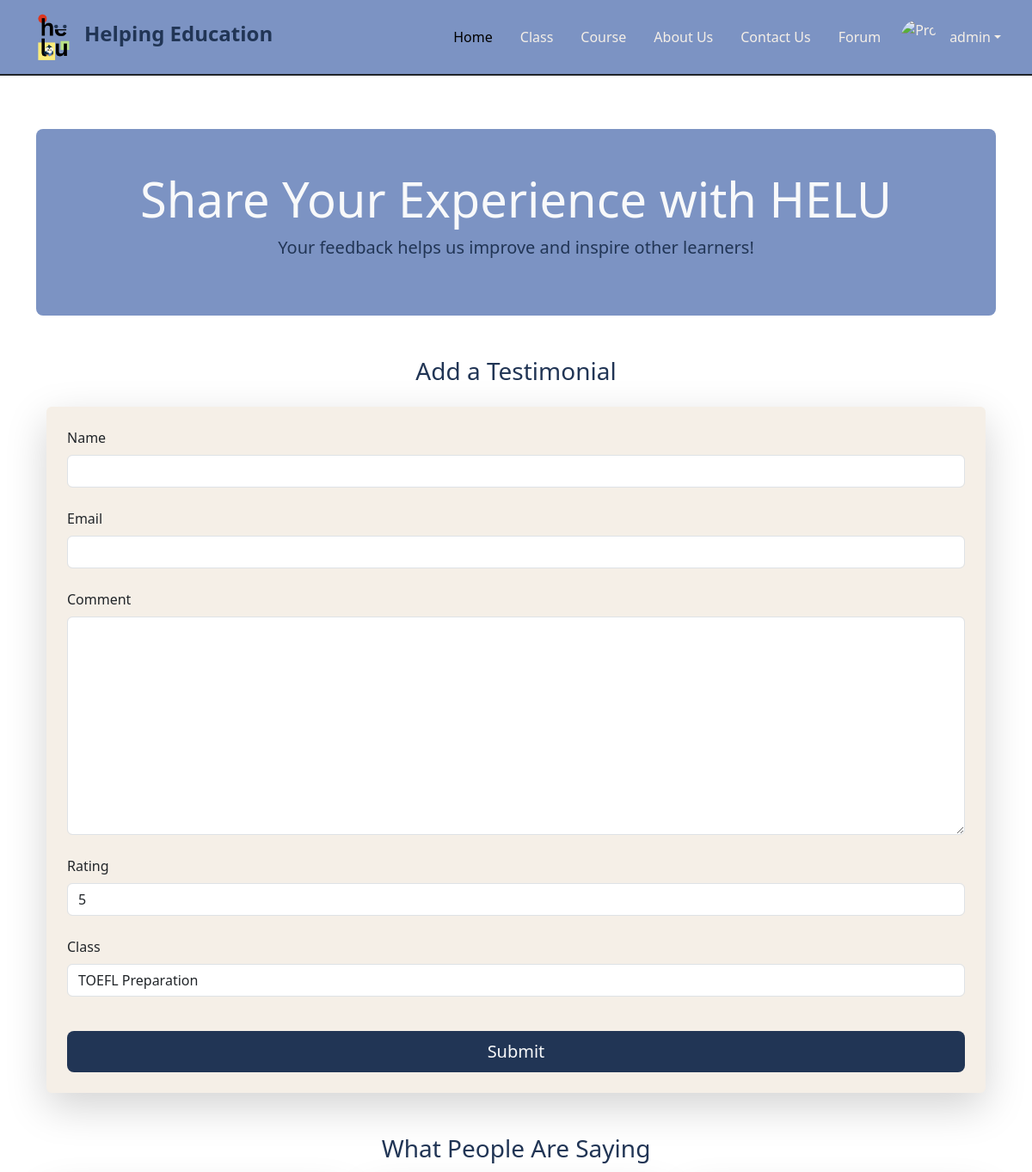
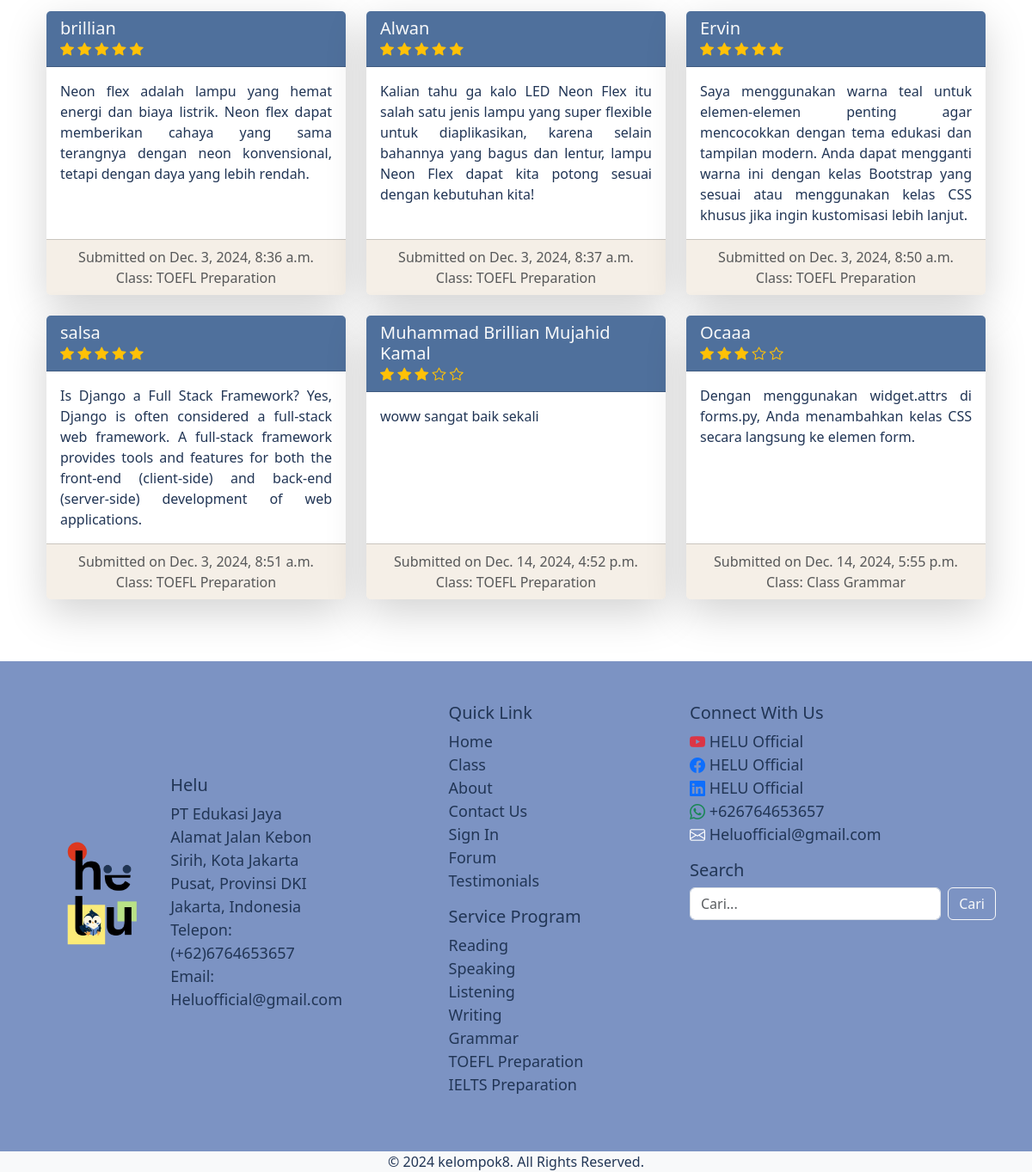
Page /testimonials/ (signed in) on the committed database (2 pictures, top to bottom).
### testiomonials/models.py (models this page shows, shortened)
class Testimonial(models.Model):
    name = models.CharField(max_length=100)
    email = models.EmailField()
    comment = models.TextField()
    rating = models.PositiveSmallIntegerField(default=5)  # Rating antara 1-5
    created_at = models.DateTimeField(auto_now_add=True)
    class_name = models.CharField(max_length=100, choices=CLASS_CHOICES, default='TOEFL Preparation')  # Menambahkan default

### testiomonials/views.py (the view)
# urls.py: path('testimonials/',other.comments,name='testimonials'),
def comments(request):
    testimonials = Testimonial.objects.all()
    if request.method == 'POST':
        form = TestimonialForm(request.POST)
        if form.is_valid():
            form.save()
            return redirect('testimonials')  # Redirect ke halaman index setelah submit
    else:
        form = TestimonialForm()
    return render(request, 'testimonials.html', {'form': form, 'testimonials': testimonials})

### testiomonials/forms.py
class TestimonialForm(forms.ModelForm):
    class Meta:
        model = Testimonial
        fields = ['name', 'email', 'comment', 'rating', 'class_name']
        widgets = {
            'rating': forms.NumberInput(attrs={'min': 1, 'max': 5, 'class': 'form-control'}),
            'name': forms.TextInput(attrs={'class': 'form-control'}),
            'email': forms.EmailInput(attrs={'class': 'form-control'}),
            'comment': forms.Textarea(attrs={'class': 'form-control'}),
            'class_name': forms.Select(attrs={'class': 'form-control'}),
        }

### classPage/context_processors.py (called while the page is built)
def global_testimonials(request):
    return {
        'global_testimonials': Testimonial.objects.all()
    }

### templates/testimonials.html (shortened to what this page needs)
{% extends 'base.html' %}
{% block content %}
<main class="container">
    <section class="bg-medium-dark text-light text-center py-5 rounded-3" style="margin-top: 150px;">
        <h2 class="display-4">Share Your Experience with HELU</h2>
        <p class="lead">Your feedback helps us improve and inspire other learners!</p>
    </section>
    <section id="add-testimonial" class="container my-5">
        <h3 class="text-center mb-4 color-dark">Add a Testimonial</h3>
        <form method="POST" class="bg-light1 p-4 rounded shadow-lg">
            <div class="mb-4">
                <label for="name" class="form-label">Name</label>
                {{ form.name }}
            </div>
            <div class="mb-4">
                <label for="email" class="form-label">Email</label>
                {{ form.email }}
            </div>
            <div class="mb-4">
                <label for="comment" class="form-label">Comment</label>
                {{ form.comment }}
            </div>
            <div class="mb-4">
                <label for="rating" class="form-label">Rating</label>
                {{ form.rating }}
            </div>
            <div class="mb-4">
                <label for="class_name" class="form-label">Class</label>
                {{ form.class_name }}
            </div>
            <button type="submit" class="btn bg-dark1 text-light btn-lg w-100 btn-hover mt-3">Submit</button>
        </form>
    </section>
    <section class="container my-5">
        <h3 class="text-center mb-4 color-dark">What People Are Saying</h3>
        <div class="row">
            {% for testimonial in testimonials %}
                <div class="col-md-4 mb-4">
                    <div class="card h-100 shadow-lg border-0 rounded">
                        <div class="card-header bg-medium-dark2 text-light">
                            <h5 class="card-title mb-0">{{ testimonial.name }}</h5>
                            <div>
                                {% for i in "12345"|slice:":5" %}
                                    {% if forloop.counter <= testimonial.rating %}
                                        <i class="bi bi-star-fill text-warning"></i>
                                    {% else %}
                                        <i class="bi bi-star text-warning"></i>
                                    {% endif %}
                                {% endfor %}
                            </div>
                        </div>
                        <div class="card-body">
                            <p class="card-text text-justify">{{ testimonial.comment }}</p>
                        </div>
                        <div class="card-footer bg-light1 text-muted text-sm text-center">
                            Submitted on {{ testimonial.created_at }}<br>
                            Class: {{ testimonial.class_name }}
                        </div>
                    </div>
                </div>
            {% endfor %}
        </div>
    </section>
</main>
{% endblock content %}

### templates/base.html (shortened to what this page needs)
{%load static%}
<!DOCTYPE html>
<html lang="en">
<head>
    <link rel="stylesheet" href="{%static 'css/bootstrap.min.css'%}">
    <link rel="stylesheet" href="{%static 'css/custom.css'%}">
    <link rel="stylesheet" href="https://cdn.jsdelivr.net/npm/bootstrap-icons@1.11.3/font/bootstrap-icons.min.css">
    <link rel="stylesheet" href="https://cdnjs.cloudflare.com/ajax/libs/font-awesome/6.0.0-beta3/css/all.min.css">
</head>
<body>
  <nav class="navbar navbar-expand-lg bg-medium-dark fixed-top px-3 py-2 border-bottom border-2 border-dark bounce">
      <div class="container-fluid">
          <img src="{% static 'images/L1.png' %}" alt="Logo" width="70" class="d-inline-block align-text-top">
          <h1 class="nav-text fs-4 fw-bolder color-dark">Helping Education</h1>
          <div class="collapse navbar-collapse" id="navbarSupportedContent">
              <ul class="navbar-nav ms-auto">
                  <li class="nav-item m-2">
                      <a class="nav-link active color-light" aria-current="page" href="{% url 'home:index' %}">Home</a>
                  </li>
                  <li class="nav-item m-2">
                      <a class="nav-link color-light" href="{% url 'classPage:class_page' %}">Class</a>
                  </li>
                  {% if request.user.is_authenticated and request.user.lmspermission.is_allowed %}
                  <li class="nav-item m-2"><a class="nav-link color-light" href="{% url 'course_page' %}">Course</a></li>
                  {% endif %}
                  <li class="nav-item m-2">
                      <a class="nav-link color-light" href="{% url 'home:about' %}">About Us</a>
                  </li>
                  <li class="nav-item m-2">
                      <a class="nav-link color-light" href="{% url 'contact:contact' %}">Contact Us</a>
                  </li>
                  <li class="nav-item m-2">
                    <a class="nav-link color-light" href="{% url 'topic_list' %}">Forum</a>
                  </li>
                  {% if user.is_authenticated %}
                  <li class="nav-item dropdown ">
                      <a class="nav-link dropdown-toggle d-flex align-items-center color-light" href="#" role="button" data-bs-toggle="dropdown" aria-expanded="false">
                          <img src="{{ user.userprofileinfo.profile_pic.url }}" alt="Profile Picture" class="rounded-circle me-2" style="width: 40px; height: 40px; object-fit: cover;">
                          <span class="ms-2">{{ user.username }}</span>
                      </a>
                  </li>
                  {% endif %}
              </ul>
          </div>
      </div>
  </nav>
    {%block content%}
    {%endblock content%}
    <footer class="footer bg-medium-dark text-white py-5 ">
      <div class="container">
        <div class="row">
          <div class=" col-md-4 footer-column d-flex align-items-center">
            <div class="logo">
              <img src="{%static 'images/L1.png'%}" alt="Helu Logo" class="img-fluid">
            </div>
            <article>
              <h5>Helu</h5>
              <p>PT Edukasi Jaya</p>
              <p>Alamat Jalan Kebon Sirih, Kota Jakarta Pusat, Provinsi DKI Jakarta, Indonesia</p>
              <p>Telepon: (+62)6764653657</p>
              <p>Email: Heluofficial@gmail.com</p>
            </article>
          </div>
      <section class="col-md-4  footer-column m-auto d-flex flex-column align-items-lg-center align-items-md-center align-items-sm-start">
        <div shadow-sm >
          <header>
            <h5>Quick Link</h5>
          </header>
          <article>
          <ul class="list-unstyled">
            <li><a href="{% url 'home:index' %}">Home</a></li>
            <li><a href="{% url 'classPage:class_page' %}">Class</a></li>
            <li><a href="{% url 'home:about' %}">About</a></li>
            <li><a href="{% url 'home:about' %}">Contact Us</a></li>
            <li><a href="{% url 'user:user_login' %}">Sign In</a></li>
            <li><a href="{% url 'topic_list' %}">Forum</a></li>
            <li><a href="{% url 'testimonials' %}">Testimonials</a></li>
          </ul>
        </article>
           <header>
            <h5>Service Program</h5>
           </header>
          <article>
            <ul class="list-unstyled">
              <li><a href="#">Reading</a></li>
              <li><a href="#">Speaking</a></li>
              <li><a href="#">Listening</a></li>
              <li><a href="#">Writing</a></li>
              <li><a href="#">Grammar</a></li>
              <li><a href="#">TOEFL Preparation</a></li>
              <li><a href="#">IELTS Preparation</a></li>
            </ul>
          </article>
        </div>
      </section>
          <section class="col-md-4  footer-column">
            <header>
              <h5>Connect With Us</h5>
            </header>
            <article>
              <ul class="list-unstyled social-links">
                <li>
                  <a href="https://www.youtube.com/HELUOfficial" class="text-white">
                    <i class="bi bi-youtube text-danger"></i> HELU Official
                  </a>
                </li>
                <li>
                  <a href="https://www.facebook.com/HELUOfficial" class="text-white">
                    <i class="bi bi-facebook text-primary"></i> HELU Official
                  </a>
                </li>
                <li>
                  <a href="https://www.linkedin.com/company/HELUOfficial" class="text-white">
                    <i class="bi bi-linkedin text-primary"></i> HELU Official
                  </a>
                </li>
                <li>
                  <a href="tel:+626764653657" class="text-white">
                    <i class="bi bi-whatsapp text-success"></i> +626764653657
                  </a>
                </li>
                <li>
                  <a href="mailto:Heluofficial@gmail.com" class="text-white">
                    <i class="bi bi-envelope text-white"></i> Heluofficial@gmail.com
                  </a>
                </li>
              </ul>
            </article>
             <header>
              <h5>Search</h5>
             </header>
            <article>
              <form id="search-form" class="d-flex">
                <input type="text" id="search-input" class="form-control me-2" placeholder="Cari..." aria-label="Search">
                <button class="btn btn-outline-light" type="submit">Cari</button>
              </form>
            </article>
          </section>
        </div>
      </div>
    </footer>
    <section class="container-fluid text-center bg-light">
      <p class="mb-0">&copy; 2024 kelompok8. All Rights Reserved.</p>
    </section>
</body>
</html>

### static/css/custom.css (style rules this page uses)
body { background-color: #fff; }
.text-justify { text-align: justify; }
.bg-dark1 { background-color: #213555; }
.bg-medium-dark { background-color: #7C93C3; }
.bg-medium-dark2 { background-color: #4f709c; }
.bg-light1 { background-color: #f5efe7; }
.color-dark { color: #213555; }
.color-light { color: #f5efe7; }
footer { background-color: #7c93c3; color: #ffffff; padding: 30px 0; font-size: 18px; }
.footer p { margin-bottom: 0; line-height: 1.5; }
.footer h5,p { color: #213555 !important; }
.footer a { text-decoration: none; }
.footer .footer-column ul li a { color: #213555 !important; }
.social-links i { transition: transform 0.3s ease; }
.footer-column { margin-bottom: 2rem; }

### rows in the picture
Testimonial: name "brillian", rating 5 (drawn), comment "Neon flex adalah lampu yang hemat energi dan biaya listrik. Neon flex dapat memberikan cahaya yang sama terangnya dengan neon konvensional, tetapi dengan daya yang lebih rendah.", created_at "Dec. 3, 2024, 8:36 a.m.", class_name "TOEFL Preparation"
Testimonial: name "Alwan", rating 5 (drawn), comment "Kalian tahu ga kalo LED Neon Flex itu salah satu jenis lampu yang super flexible untuk diaplikasikan, karena selain bahannya yang bagus dan lentur, lampu Neon Flex dapat kita potong sesuai dengan kebutuhan kita!", created_at "Dec. 3, 2024, 8:37 a.m.", class_name "TOEFL Preparation"
Testimonial: name "Ervin", rating 5 (drawn), comment "Saya menggunakan warna teal untuk elemen-elemen penting agar mencocokkan dengan tema edukasi dan tampilan modern. Anda dapat mengganti warna ini dengan kelas Bootstrap yang sesuai atau menggunakan kelas CSS khusus jika ingin kustomisasi lebih lanjut.", created_at "Dec. 3, 2024, 8:50 a.m.", class_name "TOEFL Preparation"
Testimonial: name "salsa", rating 5 (drawn), comment "Is Django a Full Stack Framework? Yes, Django is often considered a full-stack web framework. A full-stack framework provides tools and features for both the front-end (client-side) and back-end (server-side) development of web applications.", created_at "Dec. 3, 2024, 8:51 a.m.", class_name "TOEFL Preparation"
Testimonial: name "Muhammad Brillian Mujahid Kamal", rating 3 (drawn), comment "woww sangat baik sekali", created_at "Dec. 14, 2024, 4:52 p.m.", class_name "TOEFL Preparation"
Testimonial: name "Ocaaa", rating 3 (drawn), comment "Dengan menggunakan widget.attrs di forms.py, Anda menambahkan kelas CSS secara langsung ke elemen form.", created_at "Dec. 14, 2024, 5:55 p.m.", class_name "Class Grammar"

### other values in the picture
{{ user.username }} "admin"
